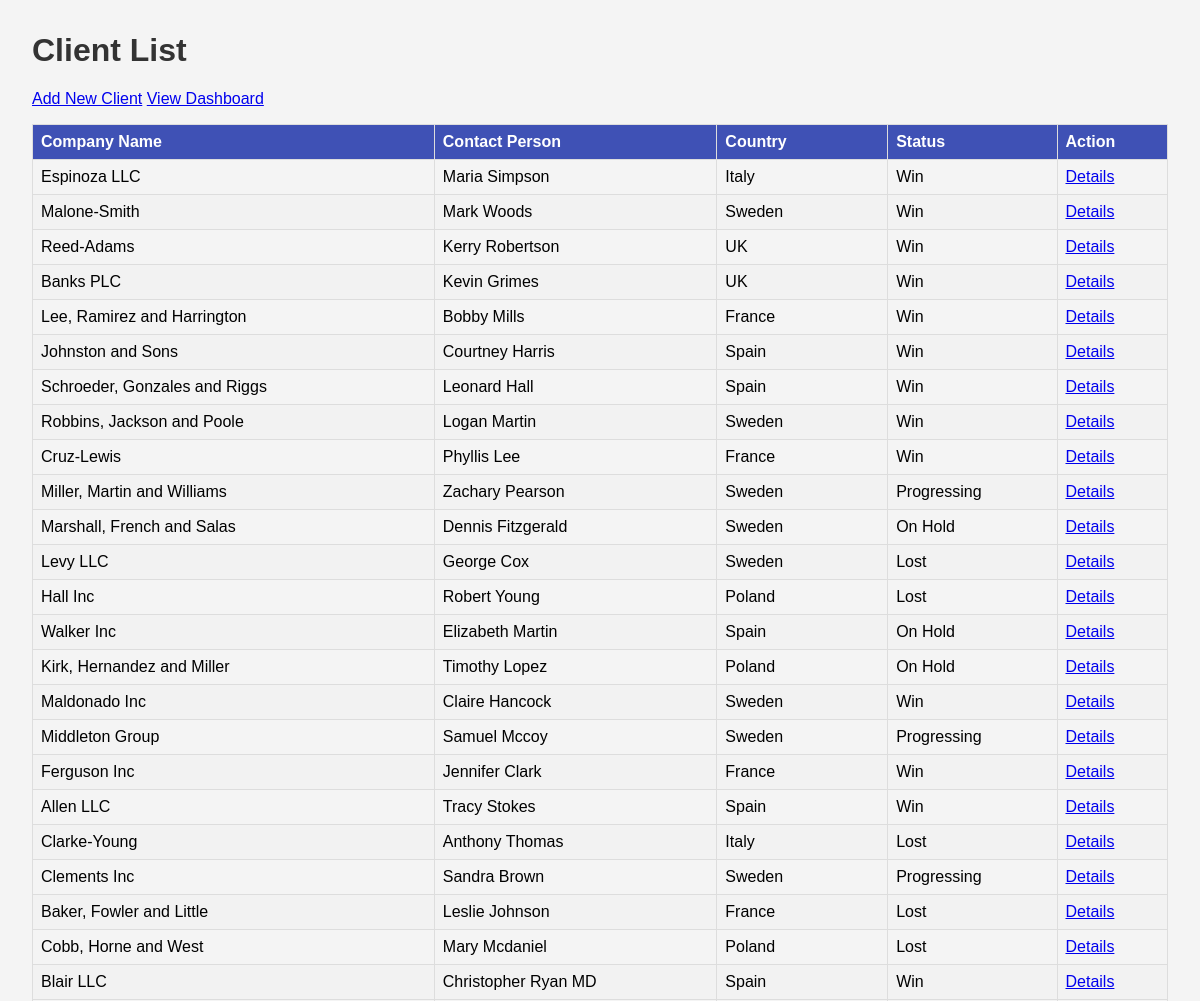
The page /clients/ (upper part) on the database as committed earlier.
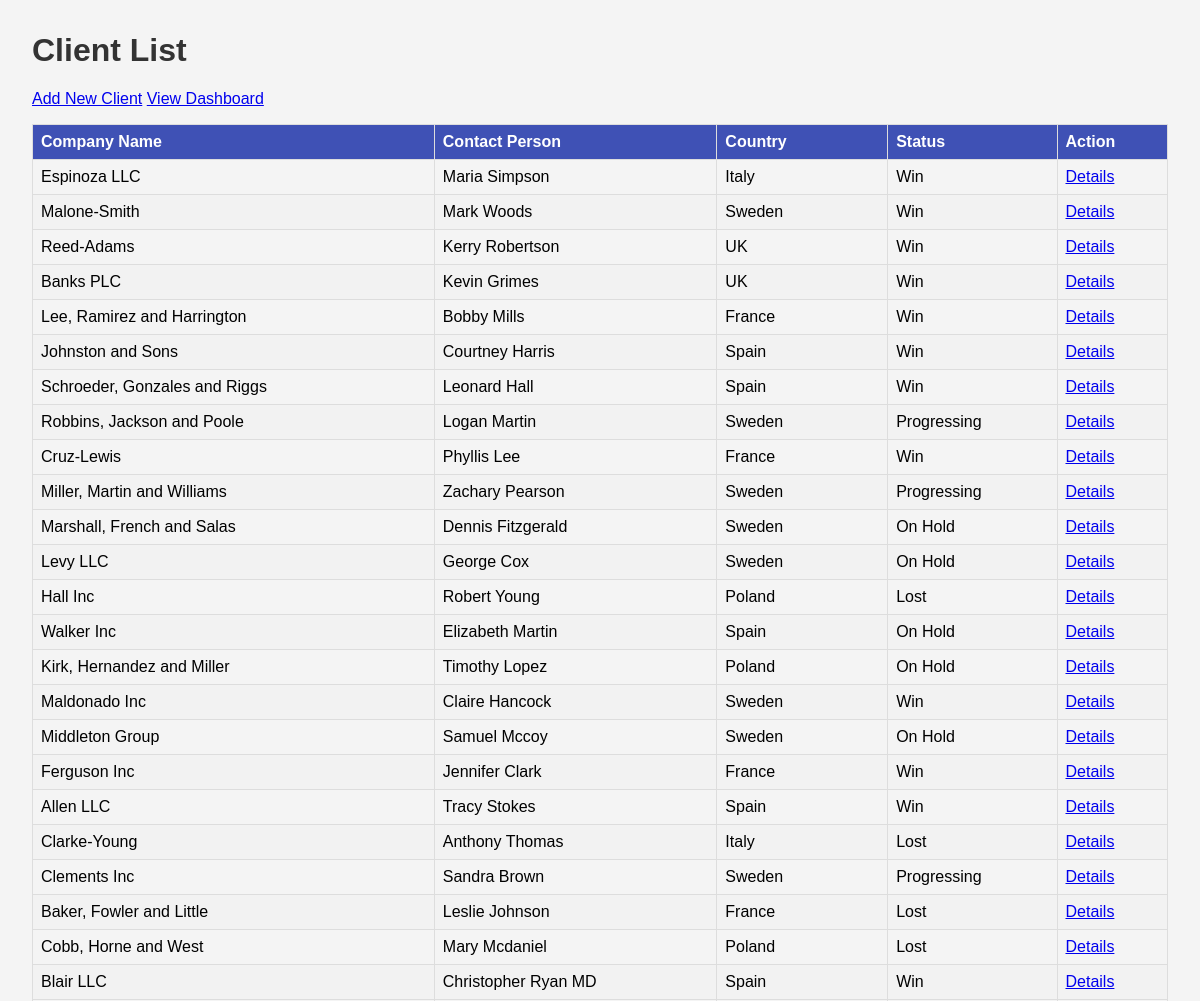
The same page on the database as committed later.
### clients/models.py (models this page shows, shortened)
class Client(models.Model):
    PRODUCT_CHOICES = [
        ('A', 'Product A'),
        ('B', 'Product B'),
        ('C', 'Product C'),
        ('D', 'Product D'),
        ('E', 'Product E'),
        ('F', 'Product F'),
    ]
    STATUS_CHOICES = [
        ('Progressing', 'Progressing'),
        ('On Hold', 'On Hold'),
        ('Win', 'Win'),
        ('Lost', 'Lost'),
    ]
    MARKET_SHARE_CHOICES = [
        (25, '25%'),
        (50, '50%'),
        (75, '75%'),
        (100, '100%'),
    ]
    ROADBLOCK_CHOICES = [ # Nowa lista opcji
        ('Budget freeze', 'Budget freeze'),
        ('Stakeholder unvailable', 'Stakeholder unvailable'),
        ('Needs approval', 'Needs approval'),
        ('Technical issue', 'Technical issue'),
        ('Resource limitation', 'Resource limitation'),
        ('Pricing negotiation', 'Pricing negotiation'),
        ('Project postponed', 'Project postponed'),
    ]
    company_name = models.CharField(max_length=150)
    country = models.CharField(max_length=50)
    contact_person = models.CharField(max_length=100)
    system_user = models.BooleanField(default=False)
    status = models.CharField(max_length=15, choices=STATUS_CHOICES, default='Progressing')
    reason_for_roadblock = models.CharField(max_length=50, choices=ROADBLOCK_CHOICES, blank=True, null=True)
    offered_product = models.CharField(max_length=1, choices=PRODUCT_CHOICES, blank=True, null=True)
    potential_market_share = models.IntegerField(choices=MARKET_SHARE_CHOICES, blank=True, null=True)
    potential_yearly_sales = models.IntegerField(blank=True, null=True)
    last_action = models.TextField(blank=True, null=True)
    next_action = models.TextField(blank=True, null=True)
    comment_feedback = models.TextField(blank=True, null=True)

### clients/views.py (the view)
# urls.py: path('', views.client_list, name='client_list'),
def client_list(request):
    clients = Client.objects.all()
    context = {
        'clients': clients
    }
    return render(request, 'clients/client_list.html', context)

### clients/templates/clients/client_list.html (shortened to what this page needs)
<!DOCTYPE html>
<html lang="en">
<head>
</head>
<body>
    <h1>Client List</h1>
    <a href="{% url 'client_create' %}">Add New Client</a>
    <a href="{% url 'dashboard' %}">View Dashboard</a>
    <table>
        <thead>
            <tr>
                <th>Company Name</th>
                <th>Contact Person</th>
                <th>Country</th>
                <th>Status</th>
                <th>Action</th>
            </tr>
        </thead>
        <tbody>
            {% for client in clients %}
            <tr>
                <td>{{ client.company_name }}</td>
                <td>{{ client.contact_person }}</td>
                <td>{{ client.country }}</td>
                <td>{{ client.status }}</td>
                <td><a href="{% url 'client_detail' client.pk %}">Details</a></td>
            </tr>
            {% endfor %}
        </tbody>
    </table>
</body>
</html>

Rows that differ between the two databases and show on the page:
changed Client "Robbins, Jackson and Poole": status "Win" → "Progressing"
changed Client "Levy LLC": status "Lost" → "On Hold"
changed Client "Middleton Group": status "Progressing" → "On Hold"
